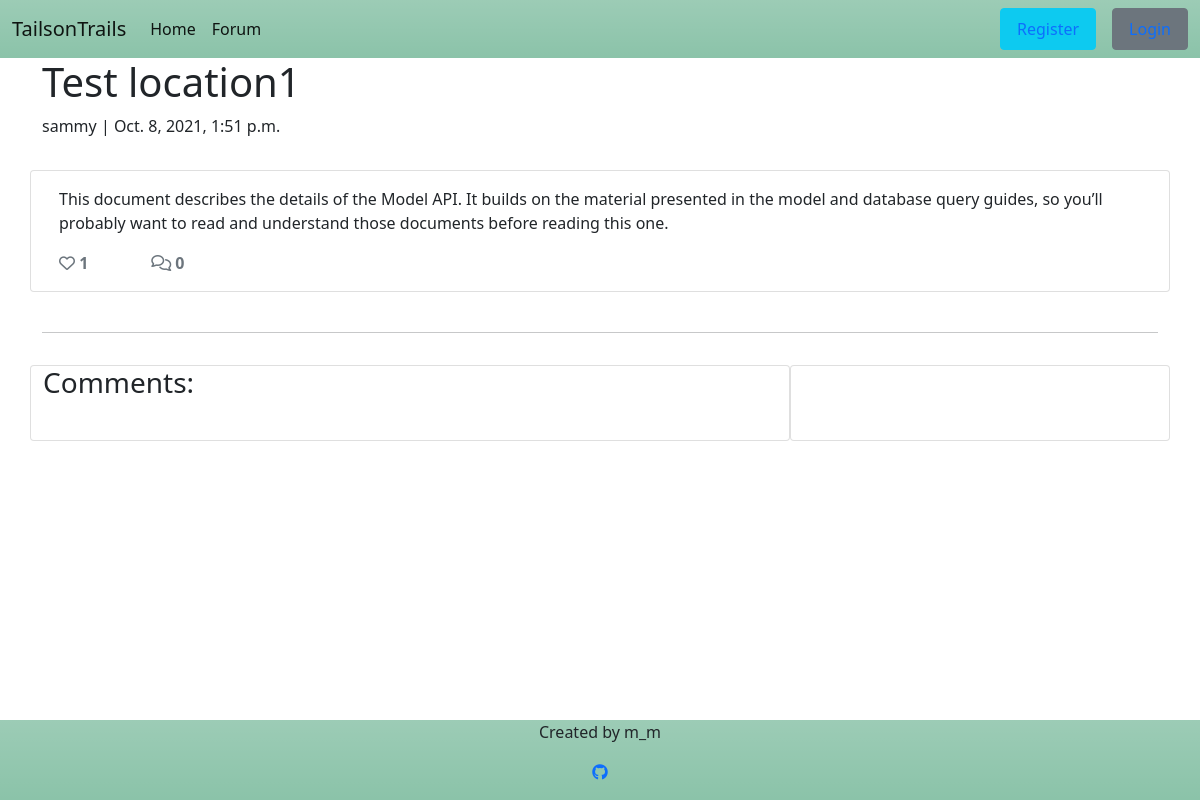
The app's page /test-location1/ with its own data.
### forum/models.py (models this page shows, shortened)
class Post(models.Model):
    location = models.CharField(max_length=50)
    slug = models.SlugField(max_length=200, unique=True)
    author = models.ForeignKey(
        User, on_delete=models.CASCADE, related_name="forum_posts"
    )
    featured_image = CloudinaryField('image', default='placeholder')
    excerpt = models.TextField(blank=True)
    updated_on = models.DateTimeField(auto_now=True)
    content = models.TextField()
    difficulty_hard = models.BooleanField(default=False)
    difficulty_moderate = models.BooleanField(default=False)
    difficulty_easy = models.BooleanField(default=False)
    breed_big = models.BooleanField(default=False)
    breed_mid = models.BooleanField(default=False)
    breed_sml = models.BooleanField(default=False)
    created_on = models.DateTimeField(auto_now_add=True)
    status = models.IntegerField(choices=STATUS, default=0)
    likes = models.ManyToManyField(
        User, related_name='blogpost_like', blank=True)
    class Meta:
        ordering = ["-created_on"]
    def number_of_likes(self):
        return self.likes.count()

### forum/views.py (the view)
# urls.py: path('<slug:slug>/', views.PostDetail.as_view(), name='post_detail'),
class PostDetail(View):
    def get(self, request, slug, *args, **kwargs):
        queryset = Post.objects.filter(status=1)
        post = get_object_or_404(queryset, slug=slug)
        comments = post.comments.filter(approved=True).order_by("-created_on")
        liked = False
        if post.likes.filter(id=self.request.user.id).exists():
            liked = True
        return render(
            request,
            "post_detail.html",
            {
                "post": post,
                "comments": comments,
                "commented": False,
                "liked": liked,
            },
        )

### templates/post_detail.html (shortened to what this page needs)
{% extends 'base.html' %} {% block content %}
<div class="masthead">
    <div class="container">
        <div class="row g-0">
            <div class="col-md-6">
                <h1 class="post-title">{{ post.location }}</h1>
                <p class="post-subtitle">{{ post.author }} | {{ post.created_on }}</p>
            </div>
            <div class="col-12 col-md-6 mt-2">
            </div>
        </div>
    </div>
</div>
<div class="container">
    <div class="row">
        <div class="col card mb-4  mt-3 left  top">
            <div class="card-body">
                <p class="card-text ">
                    {{ post.content | safe }}
                </p>
                <div class="row">
                    <div class="col-1">
                        <strong class="text-secondary"><i class="far fa-heart"></i> {{ post.number_of_likes }} </strong>
                    </div>
                    <div class="col-1">
                        {% with comments.count as total_comments %}
                        <strong class="text-secondary"><i class="far fa-comments"></i>
                            {{ total_comments }}</strong>
                        {% endwith %}
                    </div>
                </div>
            </div>
        </div>
    </div>
    <div class="row">
        <div class="col">
            <hr>
        </div>
    </div>
    <div class="row">
        <div class="col-md-8 card mb-4  mt-3 ">
            <h3>Comments:</h3>
            <div class="card-body">
            </div>
        </div>
        <div class="col-md-4 card mb-4  mt-3 ">
            <div class="card-body">
            </div>
        </div>
    </div>
</div>
{% endblock content %}

### static/css/style.css (style rules this page uses)
body { display: flex; flex-flow: column; min-height: 100vh; }

### records on screen
Post: location "Test location1", author "sammy", created_on "Oct. 8, 2021, 1:51 p.m.", content "This document describes the details of the Model API. It builds on the material presented in the model and database query guides, so you’ll probably want to read and understand those documents before reading this one.", number_of_likes "1"

### other values on screen
{{ total_comments }} "0"
